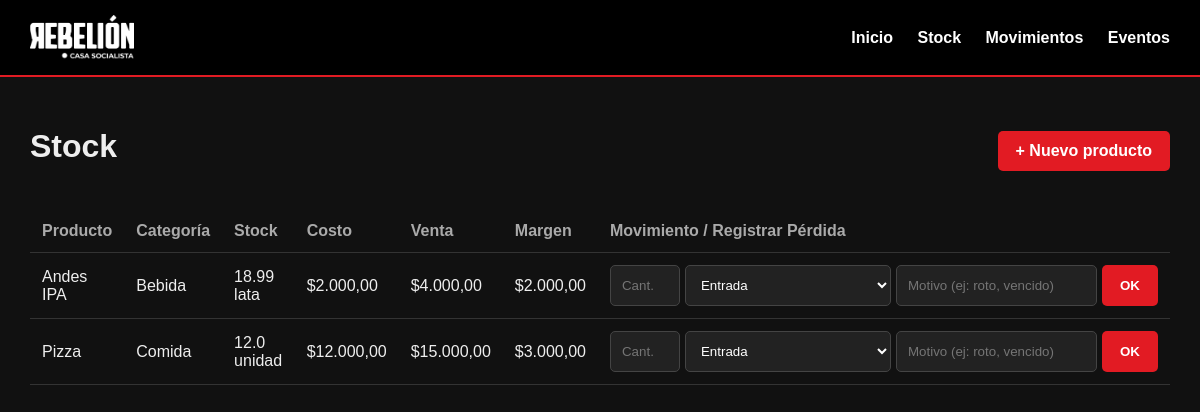
Before: /productos with the older database file.
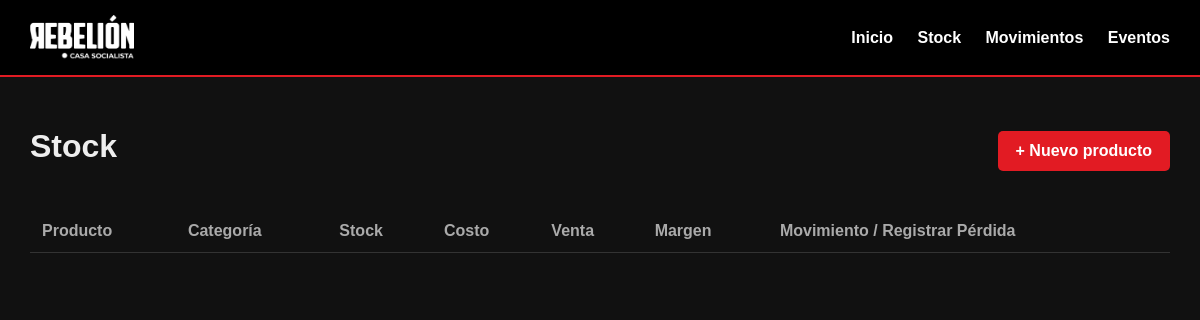
After: the same page with the newer database file.
### tables this page shows
CREATE TABLE productos (
        id INTEGER PRIMARY KEY AUTOINCREMENT,
        nombre TEXT NOT NULL,
        categoria TEXT NOT NULL,
        costo REAL NOT NULL DEFAULT 0,
        precio REAL NOT NULL DEFAULT 0,
        stock REAL NOT NULL DEFAULT 0,
        stock_minimo REAL NOT NULL DEFAULT 0,
        unidad TEXT NOT NULL DEFAULT 'unidad',
        activo INTEGER NOT NULL DEFAULT 1
    );

### app.py (the view)
@app.route("/productos")
def productos():
    db=get_db()
    productos=db.execute("SELECT * FROM productos WHERE activo=1 ORDER BY nombre").fetchall()
    db.close()
    return render_template("productos.html", productos=productos)

### app.py (called while the page is built)
@app.template_filter("money")
def money(value):
    return f"${value:,.2f}".replace(",", "X").replace(".", ",").replace("X", ".")

### database.py (called while the page is built)
def get_db():
    conn = sqlite3.connect(DB_PATH)
    conn.row_factory = sqlite3.Row
    conn.execute("PRAGMA foreign_keys = ON")
    return conn

### templates/productos.html (shortened to what this page needs)
{% extends "base.html" %}{% block title %}Stock - Rebelión{% endblock %}{% block content %}
<div class="page-header"><h1>Stock</h1><a class="button" href="{{url_for('nuevo_producto')}}">+ Nuevo producto</a></div>
<table><tr><th>Producto</th><th>Categoría</th><th>Stock</th><th>Costo</th><th>Venta</th><th>Margen</th><th>Movimiento / Registrar Pérdida</th></tr>
{% for p in productos %}<tr><td>{{p["nombre"]}}</td><td>{{p["categoria"]}}</td><td>
{% if p["stock"]<=p["stock_minimo"] %}<strong class="danger-text">{{p["stock"]}} {{p["unidad"]}}</strong>{% else %}{{p["stock"]}} {{p["unidad"]}}{% endif %}
</td><td>{{p["costo"]|money}}</td><td>{{p["precio"]|money}}</td><td>{{(p["precio"]-p["costo"])|money}}</td><td>
<form method="POST" action="{{url_for('modificar_stock',producto_id=p['id'])}}" class="inline-form">
<input type="number" name="cantidad" step="0.01" min="0.01" placeholder="Cant." required style="width:70px;">
<select name="tipo">
    <option value="entrada">Entrada</option>
</select>
<input type="text" name="motivo" placeholder="Motivo (ej: roto, vencido)"><button>OK</button></form></td></tr>{% endfor %}</table>{% endblock %}

Changed rows visible on the page:
removed productos: nombre "Andes IPA", categoria "Bebida", stock "18.99", unidad "lata", costo "$2.000,00", precio "$4.000,00", (p['precio']-p['costo'])|money "$2.000,00"
removed productos: nombre "Pizza", categoria "Comida", stock "12.0", unidad "unidad", costo "$12.000,00", precio "$15.000,00", (p['precio']-p['costo'])|money "$3.000,00"
